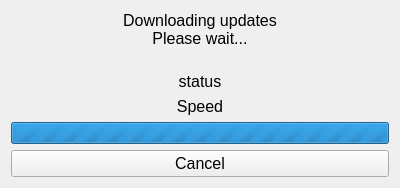
<?xml version="1.0" encoding="UTF-8"?>
<ui version="4.0">
 <class>Form</class>
 <widget class="QWidget" name="Form">
  <property name="geometry">
   <rect>
    <x>0</x>
    <y>0</y>
    <width>400</width>
    <height>185</height>
   </rect>
  </property>
  <property name="windowTitle">
   <string>Downloading</string>
  </property>
  <property name="windowIcon">
   <iconset resource="default_imgs.qrc">
    <normaloff>:/icon/default_pics/Artemis3.500px.png</normaloff>:/icon/default_pics/Artemis3.500px.png</iconset>
  </property>
  <property name="styleSheet">
   <string notr="true"/>
  </property>
  <layout class="QVBoxLayout" name="verticalLayout">
   <item>
    <widget class="QLabel" name="label">
     <property name="font">
      <font>
       <pointsize>12</pointsize>
      </font>
     </property>
     <property name="text">
      <string>Downloading updates
Please wait...
</string>
     </property>
     <property name="alignment">
      <set>Qt::AlignCenter</set>
     </property>
    </widget>
   </item>
   <item>
    <widget class="QLabel" name="status_lbl">
     <property name="font">
      <font>
       <pointsize>12</pointsize>
      </font>
     </property>
     <property name="text">
      <string>status</string>
     </property>
     <property name="alignment">
      <set>Qt::AlignCenter</set>
     </property>
    </widget>
   </item>
   <item>
    <widget class="QLabel" name="speed_lbl">
     <property name="font">
      <font>
       <pointsize>12</pointsize>
      </font>
     </property>
     <property name="text">
      <string>Speed</string>
     </property>
     <property name="alignment">
      <set>Qt::AlignCenter</set>
     </property>
    </widget>
   </item>
   <item>
    <widget class="QProgressBar" name="_progress_bar">
     <property name="minimum">
      <number>0</number>
     </property>
     <property name="maximum">
      <number>0</number>
     </property>
     <property name="value">
      <number>-1</number>
     </property>
     <property name="textVisible">
      <bool>false</bool>
     </property>
    </widget>
   </item>
   <item>
    <widget class="QPushButton" name="cancel_btn">
     <property name="font">
      <font>
       <pointsize>12</pointsize>
      </font>
     </property>
     <property name="styleSheet">
      <string notr="true"/>
     </property>
     <property name="text">
      <string>Cancel</string>
     </property>
     <property name="autoDefault">
      <bool>true</bool>
     </property>
     <property name="default">
      <bool>false</bool>
     </property>
     <property name="flat">
      <bool>false</bool>
     </property>
    </widget>
   </item>
  </layout>
 </widget>
 <resources>
  <include location="default_imgs.qrc"/>
 </resources>
 <connections/>
</ui>
